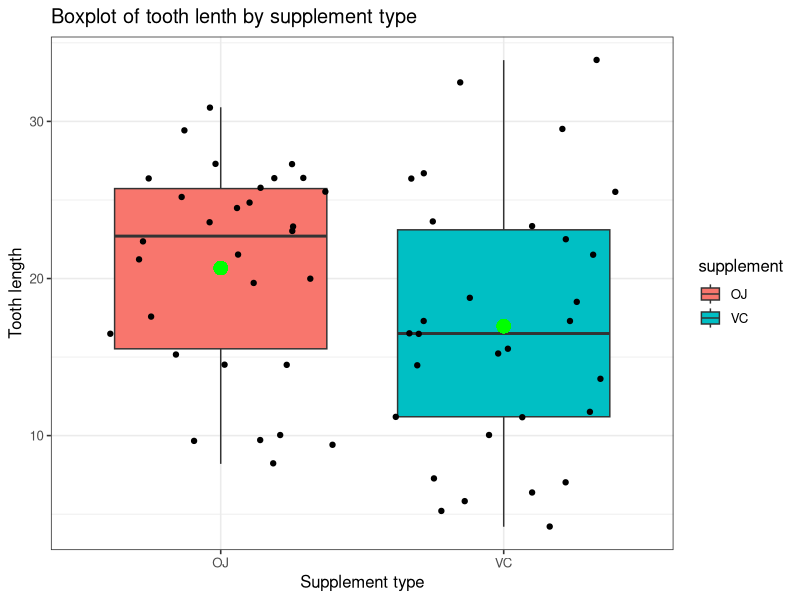
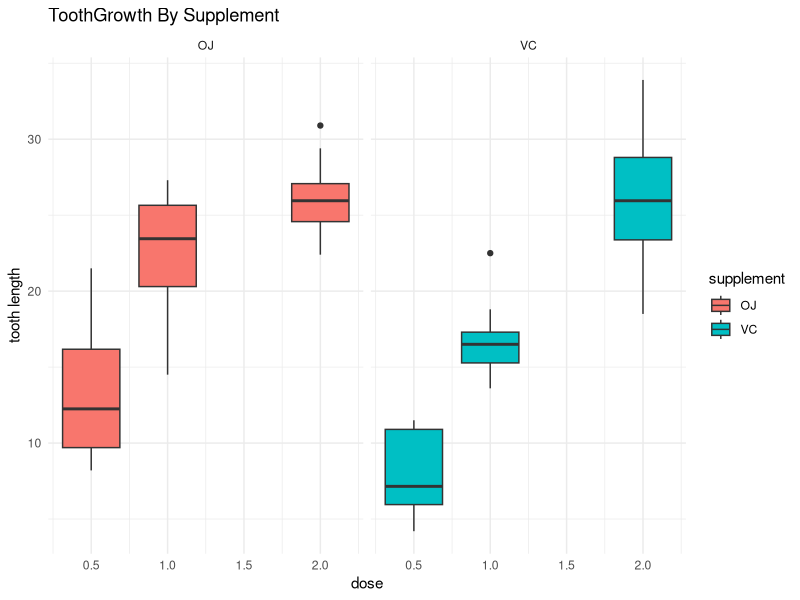
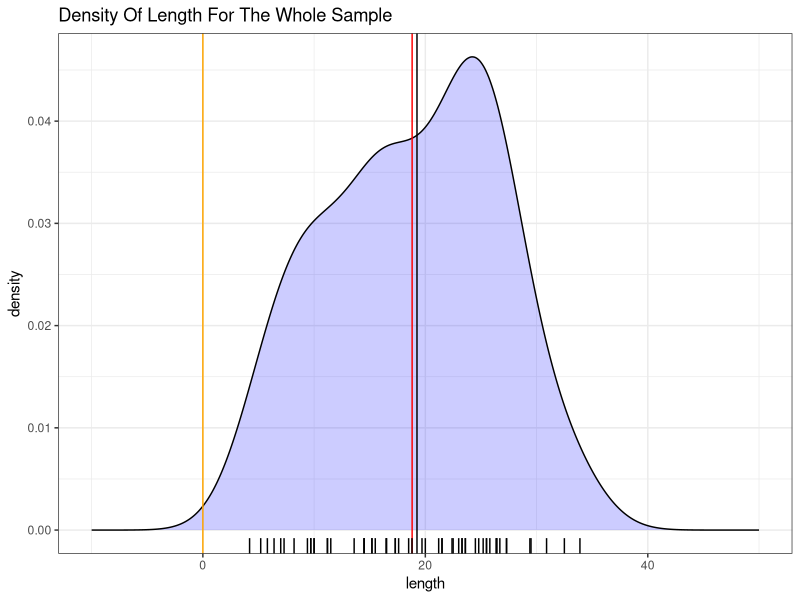
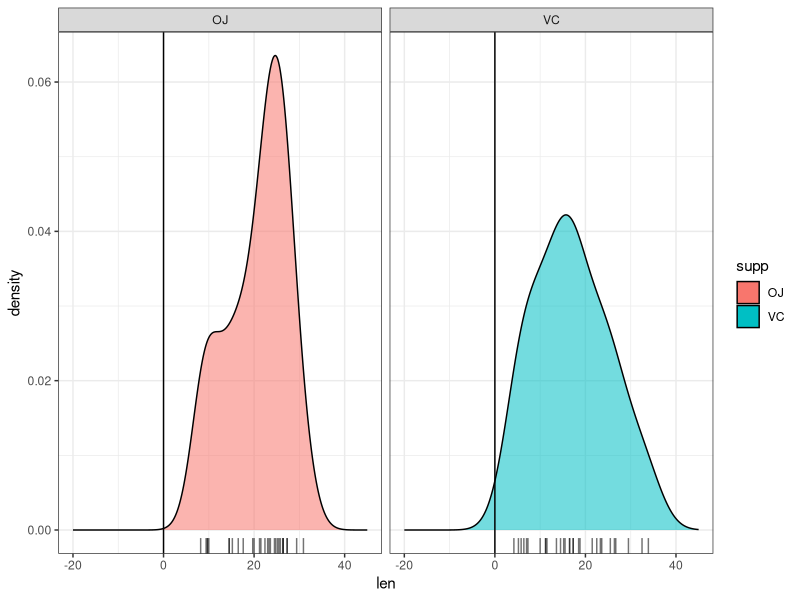
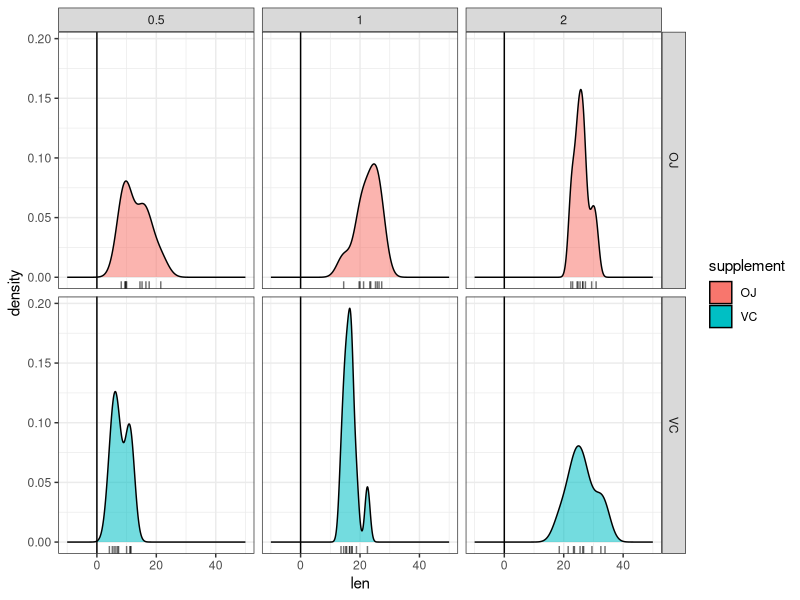

Write R code to recreate these figures, in order.
## ---- chunk 1
str(ToothGrowth)
## ---- chunk 2
head(ToothGrowth)
## ---- chunk 3
tail(ToothGrowth)
## ---- chunk 4
range(ToothGrowth$len)
## ---- chunk 5
library(ggplot2)
g <- ggplot(data = ToothGrowth, aes(x = supp,y = len)) +
        geom_boxplot(aes(fill = supp)) +
        xlab("Supplement type") +
        ylab("Tooth length") + 
        ggtitle("Boxplot of tooth lenth by supplement type ") + theme_bw(base_size = 12)
g <- g + scale_fill_discrete(name = "supplement") 
g <- g + geom_point(x = 1,y = mean(ToothGrowth$len[ToothGrowth$supp == "OJ"]),cex = 4,color = "green") 
g <- g + geom_point(x = 2,y = mean(ToothGrowth$len[ToothGrowth$supp == "VC"]),cex = 4,color = "green") + 
  geom_jitter()
g
## ---- chunk 6
g <- ggplot(data = ToothGrowth,aes(x = dose,fill = supp))
g <- g + geom_boxplot(aes(y = len,group = dose))
g <- g + facet_grid(. ~ supp) + ggtitle("ToothGrowth By Supplement")
g <- g + theme_minimal() 
g <- g + xlab("dose") + ylab("tooth length") + labs(fill = "supplement") 
g
## ---- chunk 7
g <- ggplot(data = ToothGrowth,aes(len))
g <- g + geom_density(stat = "density",position = "identity",fill = rgb(0,0,1,.2))
g <- g + xlim(c(-10,50)) + theme_bw() + labs(x = "length") + ggtitle("Density Of Length For The Whole Sample")
g <- g + geom_vline(xintercept = mean(ToothGrowth$len),colour = "red") + 
  geom_vline(xintercept = median(ToothGrowth$len)) + geom_vline(xintercept = 0,colour = "orange") + geom_rug()
g
## ---- chunk 8
g <- ggplot(data = ToothGrowth,aes(len,fill = supp,alpha = .25))
g <- g + geom_density(stat = "density",position = "identity") + theme_bw()
g <- g + guides(alpha = "none")
g <- g + facet_grid(. ~ supp) + xlim(-20,45) + geom_vline(xintercept = 0) + geom_rug()
g
## ---- chunk 9
g <- ggplot(data = ToothGrowth,aes(len,fill = supp,alpha = .25))
g <- g + geom_density(stat = "density",position = "identity") + theme_bw() 
g <- g + guides(alpha = "none")
g <- g + facet_grid(supp ~ dose) + xlim(c(-10,50)) 
g <- g + scale_fill_discrete(name = "supplement") + geom_vline(xintercept = 0) + geom_rug()
g
## ---- chunk 10
t.test(ToothGrowth$len,alternative = "greater")
## ---- chunk 11
t.test(ToothGrowth$len[ToothGrowth$supp == "OJ"],ToothGrowth$len[ToothGrowth$supp == "VC"],
       var.equal = TRUE,alternative = "greater",type = "two.sample",alpha = 0.05)
## ---- chunk 12
boot_vec <- vector(mode = "numeric",length = 1e4)
for (ii in 1:1e4) {
  boot_A <- sample(ToothGrowth$len[ToothGrowth$supp == "OJ"],size = 30,replace = TRUE)
  boot_B <- sample(ToothGrowth$len[ToothGrowth$supp == "VC"],size = 30,replace = TRUE)
  if (mean(boot_B) > mean(boot_A)) {
    boot_vec[ii] <- 1
  }
}
mean(boot_vec)
## ---- chunk 13
me <- mean(ToothGrowth$len[ToothGrowth$supp == "OJ"] - ToothGrowth$len[ToothGrowth$supp == "VC"])
perm_vec <- vector(mode = "numeric",length = 1e4)
for (ii in 1:1e4) {
  label_perms <- sample(ToothGrowth$supp)
  perm_vec[ii] <- mean(ToothGrowth$len[label_perms == "VC"] - ToothGrowth$len[label_perms == "OJ"])
}
p_value <- mean(perm_vec > me) 
print(p_value)
## ---- chunk 14

## ---- chunk 15
all_tests <- list(
## t.test in OJ treatment group in length response per dose
p_.5OJ_1.0OJ = t.test(ToothGrowth$len[ToothGrowth$supp == "OJ" & ToothGrowth$dose == .5],
                      ToothGrowth$len[ToothGrowth$supp == "OJ" & ToothGrowth$dose == 1],alternative = "greater",
                      var.equal = T,paired = F,type = "two.sample")$p.value,
p_1.0J_2.0OJ = t.test(ToothGrowth$len[ToothGrowth$supp == "OJ" & ToothGrowth$dose == 1],
                      ToothGrowth$len[ToothGrowth$supp == "OJ" & ToothGrowth$dose == 2],alternative = "greater",
                      var.equal = T,paired = F,type = "two.sample")$p.value,
p_.5OJ_2.OJ  = t.test(ToothGrowth$len[ToothGrowth$supp == "OJ" & ToothGrowth$dose == .5],
                      ToothGrowth$len[ToothGrowth$supp == "OJ" & ToothGrowth$dose == 2],alternative = "greater",
                      var.equal = T,paired = F,type = "two.sample")$p.value,
## t.test in VC treatment group in length response per dose
p_.5VC_1.0VC  = t.test(ToothGrowth$len[ToothGrowth$supp == "VC" & ToothGrowth$dose == .5],
                      ToothGrowth$len[ToothGrowth$supp == "VC" & ToothGrowth$dose == 1],alternative = "greater",
                      var.equal = T,paired = F,type = "two.sample")$p.value,
p_1.0VC_2.0VC = t.test(ToothGrowth$len[ToothGrowth$supp == "VC" & ToothGrowth$dose == 1],
                      ToothGrowth$len[ToothGrowth$supp == "VC" & ToothGrowth$dose == 2],alternative = "greater",
                      var.equal = T,paired = F,type = "two.sample")$p.value,
p_.5VC_2.0VC  = t.test(ToothGrowth$len[ToothGrowth$supp == "VC" & ToothGrowth$dose == .5],
                      ToothGrowth$len[ToothGrowth$supp == "VC" & ToothGrowth$dose == 2],alternative = "greater",
                      var.equal = T,paired = F,type = "two.sample")$p.value,
## t.test 0.5 OJ compared to all VC doses
p_.5OJ_.5VC  = t.test(ToothGrowth$len[ToothGrowth$supp == "OJ" & ToothGrowth$dose == .5],
                      ToothGrowth$len[ToothGrowth$supp == "VC" & ToothGrowth$dose == .5],alternative = "greater",
                      var.equal = T,paired = F,type = "two.sample")$p.value,
p_.5OJ_1.0VC = t.test(ToothGrowth$len[ToothGrowth$supp == "OJ" & ToothGrowth$dose == .5],
                      ToothGrowth$len[ToothGrowth$supp == "VC" & ToothGrowth$dose == 1],alternative = "greater",
                      var.equal = T,paired = F,type = "two.sample")$p.value,
p_.5OJ_2.0VC = t.test(ToothGrowth$len[ToothGrowth$supp == "OJ" & ToothGrowth$dose == .5],
                      ToothGrowth$len[ToothGrowth$supp == "VC" & ToothGrowth$dose == 2],alternative = "greater",
                      var.equal = T,paired = F,type = "two.sample")$p.value,
## t.test 1.OJ compared to all VC  doses
p_1.0ΟJ_.5VC  = t.test(ToothGrowth$len[ToothGrowth$supp == "OJ" & ToothGrowth$dose == 1.0],
                      ToothGrowth$len[ToothGrowth$supp == "VC" & ToothGrowth$dose == .5],alternative = "greater",
                      var.equal = T,paired = F,type = "two.sample")$p.value,
p_1.0OJ_1.0VC = t.test(ToothGrowth$len[ToothGrowth$supp == "OJ" & ToothGrowth$dose == 1.0],
                      ToothGrowth$len[ToothGrowth$supp == "VC" & ToothGrowth$dose == 1],alternative = "greater",
                      var.equal = T,paired = F,type = "two.sample")$p.value,
p_1.0OJ_2.0VC = t.test(ToothGrowth$len[ToothGrowth$supp == "OJ" & ToothGrowth$dose == 2.0],
                      ToothGrowth$len[ToothGrowth$supp == "VC" & ToothGrowth$dose == 2],alternative = "greater",
                      var.equal = T,paired = F,type = "two.sample")$p.value,
## t.test 2.0OJ compared to all VC doses
p_2.0OJ_.5VC  = t.test(ToothGrowth$len[ToothGrowth$supp == "OJ" & ToothGrowth$dose == 2],
                      ToothGrowth$len[ToothGrowth$supp == "VC" & ToothGrowth$dose == .5],alternative = "greater",
                      var.equal = T,paired = F,type = "two.sample")$p.value,
p_2.0OJ_1.0VC = t.test(ToothGrowth$len[ToothGrowth$supp == "OJ" & ToothGrowth$dose == 2],
                      ToothGrowth$len[ToothGrowth$supp == "VC" & ToothGrowth$dose == 1],alternative = "greater",
                      var.equal = T,paired = F,type = "two.sample")$p.value,
p_2.0OJ_2.0VC = t.test(ToothGrowth$len[ToothGrowth$supp == "OJ" & ToothGrowth$dose == 2],
                      ToothGrowth$len[ToothGrowth$supp == "VC" & ToothGrowth$dose == 2],alternative = "greater",
                      var.equal = T,paired = F,type = "two.sample")$p.value)
p.adjust(all_tests,method = "bonferroni")
